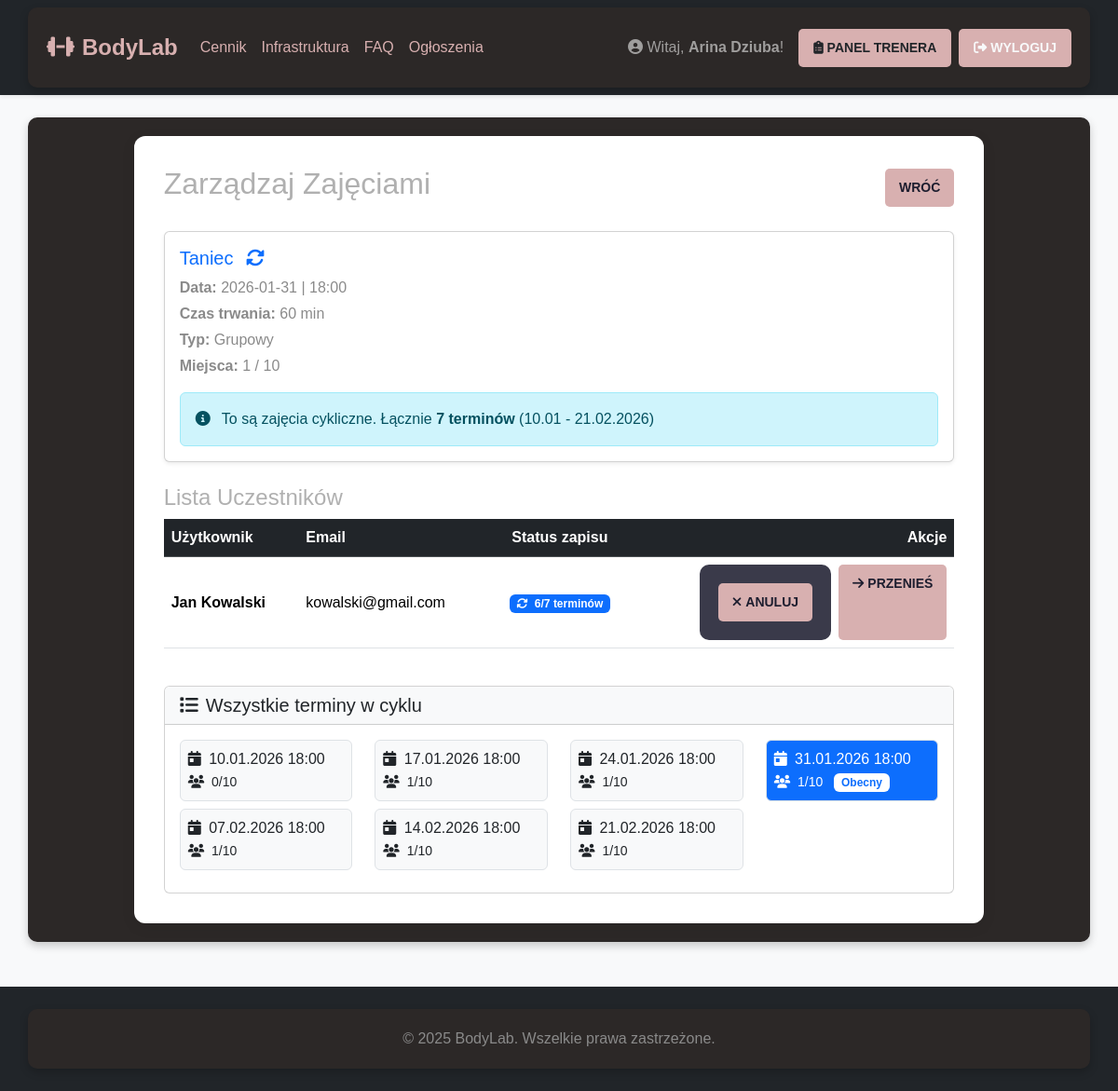
Page /manage_session/4 (signed in) on the committed database.
### app.py (models this page shows, shortened)
class User(db.Model, UserMixin):
    id = db.Column(db.Integer, primary_key=True)
    username = db.Column(db.String(50), unique=True, nullable=False)
    email = db.Column(db.String(120), unique=True, nullable=False)
    password_hash = db.Column(db.String(256), nullable=False)
    role = db.Column(db.String(20), nullable=False, default='user')
    experience_notes = db.Column(db.Text, nullable=True)
    sessions_taught = db.relationship('TrainingSession', back_populates='trainer', lazy='dynamic')
    bookings = db.relationship('Booking', back_populates='user', lazy='dynamic')
    messages_sent = db.relationship('Message', foreign_keys='Message.sender_id', back_populates='sender',
                                    lazy='dynamic')
    messages_received = db.relationship('Message', foreign_keys='Message.recipient_id', back_populates='recipient',
                                        lazy='dynamic')
    @property
    def is_admin(self): return self.role == 'admin'
    @property
    def is_trainer(self): return self.role == 'trainer'

class TrainingSession(db.Model):
    id = db.Column(db.Integer, primary_key=True)
    title = db.Column(db.String(100), nullable=False)
    session_type = db.Column(db.String(20), nullable=False, default='Grupowy')
    description = db.Column(db.Text, nullable=True)
    date = db.Column(db.Date, nullable=False)
    start_time = db.Column(db.Time, nullable=False)
    duration_minutes = db.Column(db.Integer, nullable=False, default=60)
    price = db.Column(db.Integer, nullable=False, default=0)
    max_participants = db.Column(db.Integer, nullable=False, default=10)
    trainer_id = db.Column(db.Integer, db.ForeignKey('user.id'), nullable=False)
    recurrence_group_id = db.Column(db.String(36), nullable=True, index=True)
    trainer = db.relationship('User', back_populates='sessions_taught')
    bookings = db.relationship('Booking', back_populates='session', lazy='dynamic', cascade="all, delete-orphan")
    @property
    def current_participants(self): return self.bookings.count()

### app.py (the view)
@app.route("/manage_session/<int:session_id>")
@login_required
@trainer_required
def manage_session(session_id):
    s = db.session.get(TrainingSession, session_id)
    if not s:
        flash("Nie znaleziono zajęć.", "danger")
        return redirect(url_for('trainer_dashboard'))
    recurring_sessions = []
    if s.recurrence_group_id:
        recurring_sessions = TrainingSession.query.filter_by(
            recurrence_group_id=s.recurrence_group_id
        ).order_by(TrainingSession.date).all()
    bookings_with_info = []
    for booking in s.bookings.all():
        booking_info = {
            'booking': booking,
            'user': booking.user,
            'recurring_count': 0,
            'total_recurring': len(recurring_sessions) if recurring_sessions else 0
        }
        if recurring_sessions:
            booking_info['recurring_count'] = Booking.query.filter(
                Booking.user_id == booking.user_id,
                Booking.session_id.in_([rs.id for rs in recurring_sessions])
            ).count()
        bookings_with_info.append(booking_info)
    return render_template("manage_session.html",
                           session=s,
                           bookings_with_info=bookings_with_info,
                           recurring_sessions=recurring_sessions)

### app.py (called while the page is built)
@login_manager.user_loader
def load_user(user_id):
    return db.session.get(User, int(user_id))

def trainer_required(f):
    @wraps(f)
    def decorated_function(*args, **kwargs):
        if not current_user.is_authenticated or (not current_user.is_admin and not current_user.is_trainer):
            flash("Dostęp tylko dla Trenera.", "danger")
            return redirect(url_for('index'))
        return f(*args, **kwargs)
    return decorated_function

### templates/manage_session.html (shortened to what this page needs)
{% extends "base.html" %}
{% block content %}
<div class="d-flex justify-content-between align-items-center mb-4">
    <h1 class="h2">Zarządzaj Zajęciami</h1>
    <a href="{{ url_for('trainer_dashboard') }}" class="btn btn-outline-secondary btn-sm">Wróć</a>
</div>
<div class="card mb-4 shadow-sm">
    <div class="card-body">
        <h5 class="card-title text-primary">
            {{ session.title }}
            {% if session.recurrence_group_id %}
                <i class="fas fa-sync-alt text-primary ms-2" title="Zajęcia cykliczne"></i>
            {% endif %}
        </h5>
        <p class="mb-1"><strong>Data:</strong> {{ session.date.strftime('%Y-%m-%d') }} | {{ session.start_time.strftime('%H:%M') }}</p>
        <p class="mb-1"><strong>Czas trwania:</strong> {{ session.duration_minutes }} min</p>
        <p class="mb-1"><strong>Typ:</strong> {{ session.session_type }}</p>
        <p><strong>Miejsca:</strong> {{ session.current_participants }} / {{ session.max_participants }}</p>
        {% if recurring_sessions and recurring_sessions|length > 1 %}
        <div class="alert alert-info mt-3 mb-0">
            <i class="fas fa-info-circle me-2"></i>
            To są zajęcia cykliczne. Łącznie <strong>{{ recurring_sessions|length }} terminów</strong>
            ({{ recurring_sessions[0].date.strftime('%d.%m') }} - {{ recurring_sessions[-1].date.strftime('%d.%m.%Y') }})
        </div>
        {% endif %}
    </div>
</div>
<h3 class="h4">Lista Uczestników</h3>
<div class="table-responsive">
    <table class="table table-hover align-middle">
        <thead class="table-dark">
            <tr>
                <th scope="col">Użytkownik</th>
                <th scope="col">Email</th>
                <th scope="col" class="text-center">Status zapisu</th>
                <th scope="col" class="text-end">Akcje</th>
            </tr>
        </thead>
        <tbody>
            {% if bookings_with_info %}
                {% for item in bookings_with_info %}
                <tr>
                    <td><strong>{{ item.user.username }}</strong></td>
                    <td>{{ item.user.email }}</td>
                    <td class="text-center">
                        {% if item.total_recurring > 1 %}
                            {% if item.recurring_count == item.total_recurring %}
                                <span class="badge bg-success">
                                    <i class="fas fa-check-circle me-1"></i>
                                    Cały cykl ({{ item.recurring_count }}/{{ item.total_recurring }})
                                </span>
                            {% elif item.recurring_count > 1 %}
                                <span class="badge bg-primary">
                                    <i class="fas fa-sync me-1"></i>
                                    {{ item.recurring_count }}/{{ item.total_recurring }} terminów
                                </span>
                            {% else %}
                                <span class="badge bg-secondary">
                                    <i class="fas fa-thumbtack me-1"></i>
                                    Tylko ten termin (1/{{ item.total_recurring }})
                                </span>
                            {% endif %}
                        {% else %}
                            <span class="badge bg-secondary">
                                <i class="fas fa-calendar-check me-1"></i>
                                Pojedynczy zapis
                            </span>
                        {% endif %}
                    </td>
                    <td>
                        <div class="d-flex justify-content-end gap-2">
                            <form action="{{ url_for('cancel_booking', booking_id=item.booking.id) }}" method="POST"
                                  onsubmit="return confirm('Czy na pewno chcesz anulować tę rezerwację?');">
                                <button type="submit" class="btn btn-danger btn-sm">
                                    <i class="fas fa-times me-1"></i>Anuluj
                                </button>
                            </form>
                            <a href="{{ url_for('move_booking', booking_id=item.booking.id) }}" class="btn btn-warning btn-sm">
                                <i class="fas fa-arrow-right me-1"></i>Przenieś
                            </a>
                        </div>
                    </td>
                </tr>
                {% endfor %}
            {% endif %}
        </tbody>
    </table>
</div>
{% if recurring_sessions and recurring_sessions|length > 1 %}
<div class="card mt-4">
    <div class="card-header bg-light">
        <h5 class="mb-0"><i class="fas fa-list me-2"></i>Wszystkie terminy w cyklu</h5>
    </div>
    <div class="card-body">
        <div class="row">
            {% for rs in recurring_sessions %}
            <div class="col-md-3 mb-2">
                <div class="p-2 border rounded {% if rs.id == session.id %}bg-primary text-white{% else %}bg-light{% endif %}">
                    <i class="fas fa-calendar-day me-1"></i>
                    {{ rs.date.strftime('%d.%m.%Y') }} {{ rs.start_time.strftime('%H:%M') }}
                    <br>
                    <small>
                        <i class="fas fa-users me-1"></i>
                        {{ rs.current_participants }}/{{ rs.max_participants }}
                    </small>
                    {% if rs.id == session.id %}
                        <span class="badge bg-white text-primary ms-2">Obecny</span>
                    {% endif %}
                </div>
            </div>
            {% endfor %}
        </div>
    </div>
</div>
{% endif %}
{% endblock %}

### templates/base.html (shortened to what this page needs)
<!DOCTYPE html>
<html lang="pl">
<head>
    <link href="https://cdn.jsdelivr.net/npm/bootstrap@5.3.3/dist/css/bootstrap.min.css" rel="stylesheet">
    <link rel="stylesheet" href="https://cdnjs.cloudflare.com/ajax/libs/font-awesome/6.5.0/css/all.min.css">
    <link rel="stylesheet" href="{{ url_for('static', filename='style.css') }}">
</head>
<body>
<nav class="navbar navbar-expand-lg navbar-dark bg-dark shadow-sm">
    <div class="container">
        <a class="navbar-brand" href="{{ url_for('index') }}">
            <i class="fas fa-dumbbell me-2"></i>BodyLab
        </a>
        <div class="collapse navbar-collapse" id="navbarNav">
            <ul class="navbar-nav me-auto">
                <li class="nav-item">
                    <a class="nav-link" href="{{ url_for('pricing') }}">Cennik</a>
                </li>
                <li class="nav-item">
                    <a class="nav-link" href="{{ url_for('infrastructure') }}">Infrastruktura</a>
                </li>
                <li class="nav-item">
                    <a class="nav-link" href="{{ url_for('faq') }}">FAQ</a>
                </li>
                <li class="nav-item">
                    <a class="nav-link" href="{{ url_for('announcements') }}">Ogłoszenia</a>
                </li>
            </ul>
            <ul class="navbar-nav ms-auto d-flex align-items-center">
                {% if current_user.is_authenticated %}
                    <li class="nav-item">
                        <span class="navbar-text me-3">
                            <i class="fas fa-user-circle"></i> Witaj, <strong>{{ current_user.username }}</strong>!
                        </span>
                    </li>
                    {% if current_user.is_admin or current_user.is_trainer %}
                    <li class="nav-item me-2">
                        <a class="btn btn-info btn-sm px-3" href="{{ url_for('trainer_dashboard') }}">
                            <i class="fas fa-clipboard-list"></i> Panel Trenera
                        </a>
                    </li>
                    {% endif %}
                    <li class="nav-item">
                        <a class="btn btn-outline-light btn-sm px-3" href="{{ url_for('logout') }}">
                            <i class="fas fa-sign-out-alt"></i> Wyloguj
                        </a>
                    </li>
                {% endif %}
            </ul>
        </div>
    </div>
</nav>
<main class="main-content">
    <div class="container mt-4">
        <div class="row justify-content-center">
            <div class="col-lg-10">
                <div class="content-card">
                    {% block content %}{% endblock %}
                </div>
            </div>
        </div>
    </div>
</main>
<footer class="text-center py-4 mt-5">
    <div class="container">
        <p class="mb-0">&copy; 2025 BodyLab. Wszelkie prawa zastrzeżone.</p>
    </div>
</footer>
</body>
</html>

### static/style.css (style rules this page uses)
body { background-color: #1e1e2f; color: #b0b0b0; font-family: 'Arial', sans-serif; }
.container { background: #2c2827; padding: 20px; border-radius: 10px; box-shadow: 0 4px 10px rgba(0, 0, 0, 0.2); }
h1, h2 { color: #d8b0b0; }
p { color: #8a8a8a; font-size: 16px; }
form { background: #3a3a4a; padding: 20px; border-radius: 10px; }
button, .btn { background: #d8b0b0; color: #1e1e2f; padding: 10px 15px; border-radius: 5px; font-weight: bold; text-transform: uppercase; border: none; cursor: pointer; }
.navbar { background: #181824; }
.navbar-brand, .nav-link { color: #d8b0b0 !important; }
a { color: #d8b0b0; }

### templates/base.html (style rules this page uses)
body { background-color: #f8f9fa; min-height: 100vh; display: flex; flex-direction: column; }
.main-content { flex: 1; }
.navbar-brand { font-weight: 700; font-size: 1.5rem; }
footer { margin-top: auto; background-color: #212529; color: #adb5bd; }
.content-card { background: white; border-radius: 12px; box-shadow: 0 4px 15px rgba(0,0,0,0.08); padding: 2rem; }
.navbar-dark .navbar-nav .btn { color: #212529; }
.navbar-dark .navbar-nav .btn-outline-light { color: #f8f9fa; }

### rows in the picture
User: username "Arina Dziuba"
TrainingSession: title "Taniec", date "2026-01-31", start_time "18:00", duration_minutes "60", session_type "Grupowy", max_participants "10", date "31.01.2026", current_participants "1", shows "Obecny"
TrainingSession: date "10.01", date "10.01.2026", start_time "18:00", current_participants "0", max_participants "10"
TrainingSession: date "21.02.2026", start_time "18:00", current_participants "1", max_participants "10"
User: user.username "Jan Kowalski", user.email "kowalski@gmail.com"
TrainingSession: date "17.01.2026", start_time "18:00", current_participants "1", max_participants "10"
TrainingSession: date "24.01.2026", start_time "18:00", current_participants "1", max_participants "10"
TrainingSession: date "07.02.2026", start_time "18:00", current_participants "1", max_participants "10"
TrainingSession: date "14.02.2026", start_time "18:00", current_participants "1", max_participants "10"

### other values in the picture
{{ session.current_participants }} "1"
{{ recurring_sessions|length }} "7"
{{ item.recurring_count }} "6"
{{ item.total_recurring }} "7"
